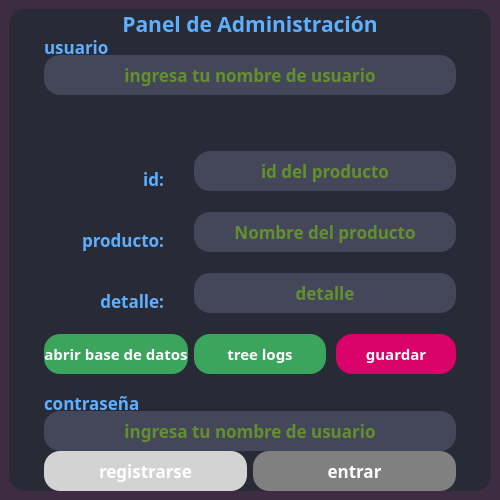
<?xml version="1.0" encoding="UTF-8"?>
<ui version="4.0">
 <class>MainWindow</class>
 <widget class="QMainWindow" name="MainWindow">
  <property name="geometry">
   <rect>
    <x>0</x>
    <y>0</y>
    <width>500</width>
    <height>500</height>
   </rect>
  </property>
  <property name="minimumSize">
   <size>
    <width>500</width>
    <height>500</height>
   </size>
  </property>
  <property name="maximumSize">
   <size>
    <width>500</width>
    <height>500</height>
   </size>
  </property>
  <property name="windowTitle">
   <string>MainWindow</string>
  </property>
  <property name="styleSheet">
   <string notr="true">*{

background:#3d2c42;
}</string>
  </property>
  <widget class="QWidget" name="centralwidget">
   <property name="styleSheet">
    <string notr="true"/>
   </property>
   <layout class="QVBoxLayout" name="verticalLayout">
    <item>
     <widget class="QFrame" name="frame">
      <property name="styleSheet">
       <string notr="true">QFrame{
background-color:#282a36;
color:#5fafff;

border-radius:16px;

}



 QPushButton#hover {
     background-color: #d90268;
 }</string>
      </property>
      <property name="frameShape">
       <enum>QFrame::StyledPanel</enum>
      </property>
      <property name="frameShadow">
       <enum>QFrame::Raised</enum>
      </property>
      <layout class="QGridLayout" name="gridLayout">
       <property name="leftMargin">
        <number>35</number>
       </property>
       <property name="topMargin">
        <number>0</number>
       </property>
       <property name="rightMargin">
        <number>35</number>
       </property>
       <property name="bottomMargin">
        <number>0</number>
       </property>
       <property name="spacing">
        <number>0</number>
       </property>
       <item row="1" column="2">
        <widget class="QLabel" name="label">
         <property name="maximumSize">
          <size>
           <width>16777215</width>
           <height>16</height>
          </size>
         </property>
         <property name="font">
          <font>
           <family>Fira Code</family>
           <pointsize>13</pointsize>
           <weight>75</weight>
           <bold>true</bold>
          </font>
         </property>
         <property name="text">
          <string>usuario</string>
         </property>
        </widget>
       </item>
       <item row="8" column="2">
        <widget class="QFrame" name="frame_2">
         <property name="maximumSize">
          <size>
           <width>16777215</width>
           <height>40</height>
          </size>
         </property>
         <property name="frameShape">
          <enum>QFrame::NoFrame</enum>
         </property>
         <property name="frameShadow">
          <enum>QFrame::Plain</enum>
         </property>
         <layout class="QHBoxLayout" name="horizontalLayout">
          <property name="leftMargin">
           <number>0</number>
          </property>
          <property name="topMargin">
           <number>0</number>
          </property>
          <property name="rightMargin">
           <number>0</number>
          </property>
          <property name="bottomMargin">
           <number>0</number>
          </property>
          <item>
           <widget class="QPushButton" name="pushButton_2">
            <property name="maximumSize">
             <size>
              <width>16777215</width>
              <height>40</height>
             </size>
            </property>
            <property name="font">
             <font>
              <family>Fira Code</family>
              <pointsize>13</pointsize>
              <weight>75</weight>
              <bold>true</bold>
             </font>
            </property>
            <property name="styleSheet">
             <string notr="true">*{
background-color:lightgray;
border-radius:16px;
color:white;

}
 QPushButton#pushButton_2:hover {
     background-color: #d90268;
 }</string>
            </property>
            <property name="text">
             <string>registrarse</string>
            </property>
           </widget>
          </item>
          <item>
           <widget class="QPushButton" name="pushButton">
            <property name="maximumSize">
             <size>
              <width>16777215</width>
              <height>40</height>
             </size>
            </property>
            <property name="font">
             <font>
              <family>Fira Code</family>
              <pointsize>13</pointsize>
              <weight>75</weight>
              <bold>true</bold>
             </font>
            </property>
            <property name="styleSheet">
             <string notr="true">*{
background:grey;
border-radius:16px;
color:white;
}


 QPushButton#pushButton:hover {
     background-color: #d90268;
 }
</string>
            </property>
            <property name="text">
             <string>entrar</string>
            </property>
           </widget>
          </item>
         </layout>
        </widget>
       </item>
       <item row="0" column="2">
        <widget class="QLabel" name="label_3">
         <property name="maximumSize">
          <size>
           <width>16777215</width>
           <height>30</height>
          </size>
         </property>
         <property name="font">
          <font>
           <family>Fira Code</family>
           <pointsize>16</pointsize>
           <weight>75</weight>
           <bold>true</bold>
          </font>
         </property>
         <property name="layoutDirection">
          <enum>Qt::RightToLeft</enum>
         </property>
         <property name="text">
          <string>Panel de Administración</string>
         </property>
         <property name="alignment">
          <set>Qt::AlignHCenter|Qt::AlignTop</set>
         </property>
        </widget>
       </item>
       <item row="5" column="2">
        <widget class="QLineEdit" name="lineEdit">
         <property name="maximumSize">
          <size>
           <width>16777215</width>
           <height>40</height>
          </size>
         </property>
         <property name="font">
          <font>
           <family>Fira Code</family>
           <pointsize>13</pointsize>
           <weight>75</weight>
           <bold>true</bold>
          </font>
         </property>
         <property name="styleSheet">
          <string notr="true">color:#81d900;
border-radius:16px;
background-color:#44475a;</string>
         </property>
         <property name="text">
          <string/>
         </property>
         <property name="echoMode">
          <enum>QLineEdit::Password</enum>
         </property>
         <property name="alignment">
          <set>Qt::AlignCenter</set>
         </property>
         <property name="placeholderText">
          <string>ingresa tu nombre de usuario</string>
         </property>
         <property name="clearButtonEnabled">
          <bool>true</bool>
         </property>
        </widget>
       </item>
       <item row="2" column="2">
        <widget class="QLineEdit" name="lineEdit_2">
         <property name="maximumSize">
          <size>
           <width>16777215</width>
           <height>40</height>
          </size>
         </property>
         <property name="font">
          <font>
           <family>Fira Code</family>
           <pointsize>13</pointsize>
           <weight>75</weight>
           <bold>true</bold>
          </font>
         </property>
         <property name="autoFillBackground">
          <bool>false</bool>
         </property>
         <property name="styleSheet">
          <string notr="true">border-radius:16px;
background:#44475a;
color:#81d900;</string>
         </property>
         <property name="frame">
          <bool>false</bool>
         </property>
         <property name="alignment">
          <set>Qt::AlignCenter</set>
         </property>
         <property name="placeholderText">
          <string>ingresa tu nombre de usuario</string>
         </property>
         <property name="clearButtonEnabled">
          <bool>true</bool>
         </property>
        </widget>
       </item>
       <item row="4" column="2">
        <widget class="QLabel" name="label_2">
         <property name="maximumSize">
          <size>
           <width>16777215</width>
           <height>17</height>
          </size>
         </property>
         <property name="font">
          <font>
           <family>Fira Code</family>
           <pointsize>13</pointsize>
           <weight>75</weight>
           <bold>true</bold>
          </font>
         </property>
         <property name="text">
          <string>contraseña</string>
         </property>
        </widget>
       </item>
       <item row="3" column="2">
        <widget class="QFrame" name="registerBox">
         <property name="maximumSize">
          <size>
           <width>16777215</width>
           <height>16777215</height>
          </size>
         </property>
         <property name="frameShape">
          <enum>QFrame::StyledPanel</enum>
         </property>
         <property name="frameShadow">
          <enum>QFrame::Raised</enum>
         </property>
         <layout class="QGridLayout" name="gridLayout_2">
          <property name="leftMargin">
           <number>0</number>
          </property>
          <property name="topMargin">
           <number>0</number>
          </property>
          <property name="rightMargin">
           <number>0</number>
          </property>
          <property name="bottomMargin">
           <number>0</number>
          </property>
          <item row="7" column="1">
           <widget class="QFrame" name="frame_3">
            <property name="maximumSize">
             <size>
              <width>16777215</width>
              <height>40</height>
             </size>
            </property>
            <property name="frameShape">
             <enum>QFrame::StyledPanel</enum>
            </property>
            <property name="frameShadow">
             <enum>QFrame::Raised</enum>
            </property>
            <layout class="QHBoxLayout" name="horizontalLayout_2">
             <property name="spacing">
              <number>0</number>
             </property>
             <property name="leftMargin">
              <number>0</number>
             </property>
             <property name="topMargin">
              <number>0</number>
             </property>
             <property name="rightMargin">
              <number>0</number>
             </property>
             <property name="bottomMargin">
              <number>0</number>
             </property>
             <item>
              <widget class="QPushButton" name="pushButton_5">
               <property name="maximumSize">
                <size>
                 <width>16777215</width>
                 <height>40</height>
                </size>
               </property>
               <property name="font">
                <font>
                 <family>Fira Code</family>
                 <pointsize>11</pointsize>
                 <weight>75</weight>
                 <bold>true</bold>
                </font>
               </property>
               <property name="styleSheet">
                <string notr="true">*{
border-radius:16px;
background-color:#3ba55d;
color:white;
}

 QPushButton#pushButton_5:hover {
     background-color: #d90268;
 }</string>
               </property>
               <property name="text">
                <string>tree logs</string>
               </property>
              </widget>
             </item>
             <item>
              <spacer name="horizontalSpacer">
               <property name="orientation">
                <enum>Qt::Horizontal</enum>
               </property>
               <property name="sizeType">
                <enum>QSizePolicy::Fixed</enum>
               </property>
               <property name="sizeHint" stdset="0">
                <size>
                 <width>10</width>
                 <height>10</height>
                </size>
               </property>
              </spacer>
             </item>
             <item>
              <widget class="QPushButton" name="pushButton_3">
               <property name="maximumSize">
                <size>
                 <width>120</width>
                 <height>40</height>
                </size>
               </property>
               <property name="font">
                <font>
                 <family>Fira Code</family>
                 <pointsize>11</pointsize>
                 <weight>75</weight>
                 <bold>true</bold>
                </font>
               </property>
               <property name="styleSheet">
                <string notr="true">*{
background:#d90268;
border-radius:16px;
color:white;
}

 QPushButton#pushButton_3:hover {
     background-color:#3ba55d ;
 }</string>
               </property>
               <property name="text">
                <string>guardar</string>
               </property>
              </widget>
             </item>
            </layout>
           </widget>
          </item>
          <item row="6" column="1">
           <widget class="QLineEdit" name="lineEdit_5">
            <property name="maximumSize">
             <size>
              <width>16777215</width>
              <height>40</height>
             </size>
            </property>
            <property name="font">
             <font>
              <family>Fira Code</family>
              <pointsize>13</pointsize>
              <weight>75</weight>
              <bold>true</bold>
             </font>
            </property>
            <property name="styleSheet">
             <string notr="true">background-color:#44475a;
border-radius:16px;
color:#81d900;
</string>
            </property>
            <property name="alignment">
             <set>Qt::AlignCenter</set>
            </property>
            <property name="placeholderText">
             <string>detalle</string>
            </property>
           </widget>
          </item>
          <item row="5" column="1">
           <widget class="QLineEdit" name="lineEdit_4">
            <property name="maximumSize">
             <size>
              <width>16777215</width>
              <height>40</height>
             </size>
            </property>
            <property name="font">
             <font>
              <family>Fira Code</family>
              <pointsize>13</pointsize>
              <weight>75</weight>
              <bold>true</bold>
             </font>
            </property>
            <property name="styleSheet">
             <string notr="true">border-radius:16px;
color:#81d900;
background-color:#44475a;</string>
            </property>
            <property name="alignment">
             <set>Qt::AlignCenter</set>
            </property>
            <property name="placeholderText">
             <string>Nombre del producto</string>
            </property>
           </widget>
          </item>
          <item row="4" column="0">
           <widget class="QLabel" name="label_5">
            <property name="maximumSize">
             <size>
              <width>120</width>
              <height>16777215</height>
             </size>
            </property>
            <property name="font">
             <font>
              <family>Fira Code</family>
              <pointsize>13</pointsize>
              <weight>75</weight>
              <bold>true</bold>
             </font>
            </property>
            <property name="text">
             <string>id:</string>
            </property>
            <property name="alignment">
             <set>Qt::AlignBottom|Qt::AlignRight|Qt::AlignTrailing</set>
            </property>
           </widget>
          </item>
          <item row="6" column="0">
           <widget class="QLabel" name="label_6">
            <property name="maximumSize">
             <size>
              <width>120</width>
              <height>16777215</height>
             </size>
            </property>
            <property name="font">
             <font>
              <family>Fira Code</family>
              <pointsize>13</pointsize>
              <weight>75</weight>
              <bold>true</bold>
             </font>
            </property>
            <property name="text">
             <string>detalle:</string>
            </property>
            <property name="alignment">
             <set>Qt::AlignBottom|Qt::AlignRight|Qt::AlignTrailing</set>
            </property>
           </widget>
          </item>
          <item row="1" column="0" colspan="2">
           <widget class="QLabel" name="label_7">
            <property name="maximumSize">
             <size>
              <width>16777215</width>
              <height>20</height>
             </size>
            </property>
            <property name="font">
             <font>
              <family>Fira Code</family>
              <pointsize>13</pointsize>
              <weight>75</weight>
              <bold>true</bold>
             </font>
            </property>
            <property name="styleSheet">
             <string notr="true">color:white;
</string>
            </property>
            <property name="text">
             <string/>
            </property>
            <property name="alignment">
             <set>Qt::AlignCenter</set>
            </property>
           </widget>
          </item>
          <item row="4" column="1">
           <widget class="QLineEdit" name="lineEdit_3">
            <property name="maximumSize">
             <size>
              <width>16777215</width>
              <height>40</height>
             </size>
            </property>
            <property name="font">
             <font>
              <family>Fira Code</family>
              <pointsize>13</pointsize>
              <weight>75</weight>
              <bold>true</bold>
             </font>
            </property>
            <property name="styleSheet">
             <string notr="true">border-radius:16px;
color:#81d900;
background-color:#44475a;</string>
            </property>
            <property name="alignment">
             <set>Qt::AlignCenter</set>
            </property>
            <property name="placeholderText">
             <string>id del producto</string>
            </property>
            <property name="clearButtonEnabled">
             <bool>true</bool>
            </property>
           </widget>
          </item>
          <item row="7" column="0">
           <widget class="QPushButton" name="pushButton_4">
            <property name="maximumSize">
             <size>
              <width>16777215</width>
              <height>40</height>
             </size>
            </property>
            <property name="font">
             <font>
              <family>Fira Code</family>
              <pointsize>11</pointsize>
              <weight>75</weight>
              <bold>true</bold>
             </font>
            </property>
            <property name="styleSheet">
             <string notr="true">*{
border-radius:16px;
background-color:#3ba55d;
color:white;
}

 QPushButton#pushButton_4:hover {
     background-color: #d90268;
 }</string>
            </property>
            <property name="text">
             <string>abrir base de datos</string>
            </property>
           </widget>
          </item>
          <item row="5" column="0">
           <widget class="QLabel" name="label_4">
            <property name="maximumSize">
             <size>
              <width>120</width>
              <height>16777215</height>
             </size>
            </property>
            <property name="font">
             <font>
              <family>Fira Code</family>
              <pointsize>13</pointsize>
              <weight>75</weight>
              <bold>true</bold>
             </font>
            </property>
            <property name="text">
             <string>producto:</string>
            </property>
            <property name="alignment">
             <set>Qt::AlignBottom|Qt::AlignRight|Qt::AlignTrailing</set>
            </property>
           </widget>
          </item>
         </layout>
        </widget>
       </item>
      </layout>
     </widget>
    </item>
   </layout>
  </widget>
 </widget>
 <resources/>
 <connections/>
</ui>
